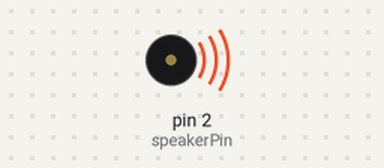
Bench run of a sketch on a simulated Arduino Uno, built with avr-gcc and run on an emulated ATmega328P. Shown: buzzer (waves = sounding).

Above: at 0.1 s.
Timing chart, 0 to 40.0 s (numbered marks = the images above):
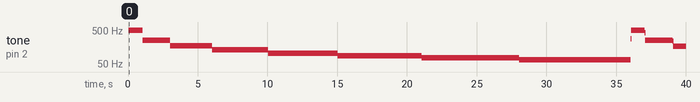

Measured:
- by itself, tone on pin 2 (speakerPin): plays 498 Hz for 1.0 s, 250 Hz for 2.0 s, 171 Hz for 3.0 s, 131 Hz for 4.0 s, 105 Hz for 5.0 s, 88 Hz for 6.0 s … (14 notes in this stretch)

The sketch:

Speaker-1.ino
```cpp
int speakerPin =2;

int del = 100;

void setup() {
pinMode (speakerPin, OUTPUT);

}

void loop() {

for (int i = 0; i < 500; i++){

digitalWrite(speakerPin, HIGH);
delayMicroseconds(1000);
digitalWrite(speakerPin, LOW);
delayMicroseconds(1000);
}

for (int i = 0; i < 500; i++){

digitalWrite(speakerPin, HIGH);
delayMicroseconds(2000);
digitalWrite(speakerPin, LOW);
delayMicroseconds(2000);
}

for (int i = 0; i < 500; i++){

digitalWrite(speakerPin, HIGH);
delayMicroseconds(3000);
digitalWrite(speakerPin, LOW);
delayMicroseconds(3000);
}
for (int i = 0; i < 500; i++){

digitalWrite(speakerPin, HIGH);
delayMicroseconds(4000);
digitalWrite(speakerPin, LOW);
delayMicroseconds(4000);
}
for (int i = 0; i < 500; i++){

digitalWrite(speakerPin, HIGH);
delayMicroseconds(5000);
digitalWrite(speakerPin, LOW);
delayMicroseconds(5000);
}
for (int i = 0; i < 500; i++){

digitalWrite(speakerPin, HIGH);
delayMicroseconds(6000);
digitalWrite(speakerPin, LOW);
delayMicroseconds(6000);
}
for (int i = 0; i < 500; i++){

digitalWrite(speakerPin, HIGH);
delayMicroseconds(7000);
digitalWrite(speakerPin, LOW);
delayMicroseconds(7000);
}
for (int i = 0; i < 500; i++){

digitalWrite(speakerPin, HIGH);
delayMicroseconds(8000);
digitalWrite(speakerPin, LOW);
delayMicroseconds(8000);
}


}
```
